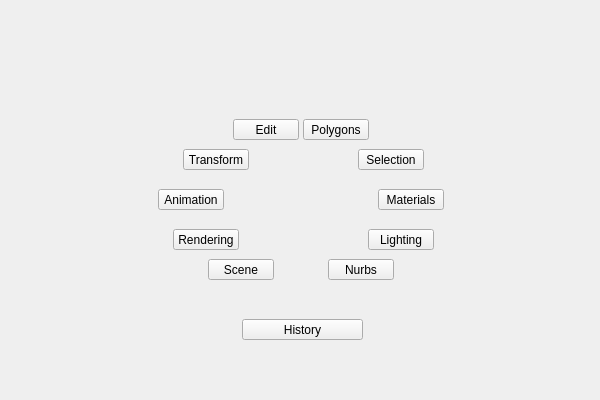
<?xml version="1.0" encoding="UTF-8"?>
<ui version="4.0">
 <class>QtUi</class>
 <widget class="QMainWindow" name="QtUi">
  <property name="enabled">
   <bool>true</bool>
  </property>
  <property name="geometry">
   <rect>
    <x>0</x>
    <y>0</y>
    <width>600</width>
    <height>400</height>
   </rect>
  </property>
  <property name="sizePolicy">
   <sizepolicy hsizetype="Ignored" vsizetype="Ignored">
    <horstretch>0</horstretch>
    <verstretch>0</verstretch>
   </sizepolicy>
  </property>
  <property name="minimumSize">
   <size>
    <width>0</width>
    <height>0</height>
   </size>
  </property>
  <property name="maximumSize">
   <size>
    <width>16777215</width>
    <height>16777215</height>
   </size>
  </property>
  <property name="cursor">
   <cursorShape>ArrowCursor</cursorShape>
  </property>
  <property name="windowTitle">
   <string>Toolkit</string>
  </property>
  <property name="whatsThis">
   <string>main</string>
  </property>
  <property name="toolButtonStyle">
   <enum>Qt::ToolButtonIconOnly</enum>
  </property>
  <property name="tabShape">
   <enum>QTabWidget::Triangular</enum>
  </property>
  <property name="dockNestingEnabled">
   <bool>true</bool>
  </property>
  <property name="dockOptions">
   <set>QMainWindow::AllowNestedDocks|QMainWindow::AllowTabbedDocks|QMainWindow::AnimatedDocks|QMainWindow::ForceTabbedDocks</set>
  </property>
  <widget class="QWidget" name="mainWindow">
   <property name="sizePolicy">
    <sizepolicy hsizetype="Ignored" vsizetype="Ignored">
     <horstretch>0</horstretch>
     <verstretch>0</verstretch>
    </sizepolicy>
   </property>
   <layout class="QGridLayout" name="gridLayout">
    <item row="0" column="0">
     <widget class="QWidget" name="staticWindow" native="true">
      <widget class="QWidget" name="w002" native="true">
       <property name="geometry">
        <rect>
         <x>138</x>
         <y>280</y>
         <width>306</width>
         <height>101</height>
        </rect>
       </property>
       <widget class="QPushButton" name="i000">
        <property name="geometry">
         <rect>
          <x>95</x>
          <y>30</y>
          <width>121</width>
          <height>21</height>
         </rect>
        </property>
        <property name="minimumSize">
         <size>
          <width>0</width>
          <height>21</height>
         </size>
        </property>
        <property name="maximumSize">
         <size>
          <width>16777215</width>
          <height>21</height>
         </size>
        </property>
        <property name="whatsThis">
         <string>main_lower</string>
        </property>
        <property name="text">
         <string>History</string>
        </property>
       </widget>
      </widget>
      <widget class="QWidget" name="main" native="true">
       <property name="geometry">
        <rect>
         <x>139</x>
         <y>110</y>
         <width>306</width>
         <height>161</height>
        </rect>
       </property>
       <widget class="QPushButton" name="i010">
        <property name="geometry">
         <rect>
          <x>155</x>
          <y>0</y>
          <width>66</width>
          <height>21</height>
         </rect>
        </property>
        <property name="minimumSize">
         <size>
          <width>0</width>
          <height>21</height>
         </size>
        </property>
        <property name="maximumSize">
         <size>
          <width>16777215</width>
          <height>21</height>
         </size>
        </property>
        <property name="whatsThis">
         <string>polygons</string>
        </property>
        <property name="text">
         <string>Polygons</string>
        </property>
       </widget>
       <widget class="QPushButton" name="i012">
        <property name="geometry">
         <rect>
          <x>230</x>
          <y>70</y>
          <width>66</width>
          <height>21</height>
         </rect>
        </property>
        <property name="minimumSize">
         <size>
          <width>0</width>
          <height>21</height>
         </size>
        </property>
        <property name="maximumSize">
         <size>
          <width>16777215</width>
          <height>21</height>
         </size>
        </property>
        <property name="whatsThis">
         <string>materials</string>
        </property>
        <property name="text">
         <string>Materials</string>
        </property>
       </widget>
       <widget class="QPushButton" name="i013">
        <property name="geometry">
         <rect>
          <x>10</x>
          <y>70</y>
          <width>66</width>
          <height>21</height>
         </rect>
        </property>
        <property name="minimumSize">
         <size>
          <width>0</width>
          <height>21</height>
         </size>
        </property>
        <property name="maximumSize">
         <size>
          <width>16777215</width>
          <height>21</height>
         </size>
        </property>
        <property name="whatsThis">
         <string>animation</string>
        </property>
        <property name="text">
         <string>Animation</string>
        </property>
       </widget>
       <widget class="QPushButton" name="i009">
        <property name="geometry">
         <rect>
          <x>210</x>
          <y>30</y>
          <width>66</width>
          <height>21</height>
         </rect>
        </property>
        <property name="minimumSize">
         <size>
          <width>0</width>
          <height>21</height>
         </size>
        </property>
        <property name="maximumSize">
         <size>
          <width>16777215</width>
          <height>21</height>
         </size>
        </property>
        <property name="whatsThis">
         <string>selection</string>
        </property>
        <property name="text">
         <string>Selection</string>
        </property>
       </widget>
       <widget class="QPushButton" name="i008">
        <property name="geometry">
         <rect>
          <x>35</x>
          <y>30</y>
          <width>66</width>
          <height>21</height>
         </rect>
        </property>
        <property name="minimumSize">
         <size>
          <width>0</width>
          <height>21</height>
         </size>
        </property>
        <property name="maximumSize">
         <size>
          <width>16777215</width>
          <height>21</height>
         </size>
        </property>
        <property name="whatsThis">
         <string>transform</string>
        </property>
        <property name="text">
         <string>Transform</string>
        </property>
       </widget>
       <widget class="QPushButton" name="i007">
        <property name="geometry">
         <rect>
          <x>85</x>
          <y>0</y>
          <width>66</width>
          <height>21</height>
         </rect>
        </property>
        <property name="minimumSize">
         <size>
          <width>0</width>
          <height>21</height>
         </size>
        </property>
        <property name="maximumSize">
         <size>
          <width>16777215</width>
          <height>21</height>
         </size>
        </property>
        <property name="whatsThis">
         <string>edit</string>
        </property>
        <property name="text">
         <string>Edit</string>
        </property>
       </widget>
       <widget class="QPushButton" name="i011">
        <property name="geometry">
         <rect>
          <x>180</x>
          <y>140</y>
          <width>66</width>
          <height>21</height>
         </rect>
        </property>
        <property name="minimumSize">
         <size>
          <width>0</width>
          <height>21</height>
         </size>
        </property>
        <property name="maximumSize">
         <size>
          <width>16777215</width>
          <height>21</height>
         </size>
        </property>
        <property name="whatsThis">
         <string>nurbs</string>
        </property>
        <property name="text">
         <string>Nurbs</string>
        </property>
       </widget>
       <widget class="QPushButton" name="i014">
        <property name="geometry">
         <rect>
          <x>220</x>
          <y>110</y>
          <width>66</width>
          <height>21</height>
         </rect>
        </property>
        <property name="minimumSize">
         <size>
          <width>0</width>
          <height>21</height>
         </size>
        </property>
        <property name="maximumSize">
         <size>
          <width>16777215</width>
          <height>21</height>
         </size>
        </property>
        <property name="whatsThis">
         <string>lighting</string>
        </property>
        <property name="text">
         <string>Lighting</string>
        </property>
       </widget>
       <widget class="QPushButton" name="i015">
        <property name="geometry">
         <rect>
          <x>25</x>
          <y>110</y>
          <width>66</width>
          <height>21</height>
         </rect>
        </property>
        <property name="minimumSize">
         <size>
          <width>0</width>
          <height>21</height>
         </size>
        </property>
        <property name="maximumSize">
         <size>
          <width>16777215</width>
          <height>21</height>
         </size>
        </property>
        <property name="whatsThis">
         <string>rendering</string>
        </property>
        <property name="text">
         <string>Rendering</string>
        </property>
       </widget>
       <widget class="QPushButton" name="i003">
        <property name="geometry">
         <rect>
          <x>60</x>
          <y>140</y>
          <width>66</width>
          <height>21</height>
         </rect>
        </property>
        <property name="minimumSize">
         <size>
          <width>0</width>
          <height>21</height>
         </size>
        </property>
        <property name="maximumSize">
         <size>
          <width>16777215</width>
          <height>21</height>
         </size>
        </property>
        <property name="whatsThis">
         <string>scene</string>
        </property>
        <property name="text">
         <string>Scene</string>
        </property>
       </widget>
      </widget>
      <widget class="QWidget" name="w000" native="true">
       <property name="geometry">
        <rect>
         <x>139</x>
         <y>0</y>
         <width>306</width>
         <height>101</height>
        </rect>
       </property>
       <property name="whatsThis">
        <string>main_lower</string>
       </property>
      </widget>
      <widget class="QWidget" name="w001" native="true">
       <property name="geometry">
        <rect>
         <x>440</x>
         <y>50</y>
         <width>146</width>
         <height>291</height>
        </rect>
       </property>
      </widget>
      <widget class="QWidget" name="w003" native="true">
       <property name="geometry">
        <rect>
         <x>-5</x>
         <y>50</y>
         <width>141</width>
         <height>291</height>
        </rect>
       </property>
      </widget>
     </widget>
    </item>
   </layout>
  </widget>
 </widget>
 <resources/>
 <connections/>
 <designerdata>
  <property name="gridDeltaX">
   <number>5</number>
  </property>
  <property name="gridDeltaY">
   <number>10</number>
  </property>
  <property name="gridSnapX">
   <bool>true</bool>
  </property>
  <property name="gridSnapY">
   <bool>true</bool>
  </property>
  <property name="gridVisible">
   <bool>true</bool>
  </property>
 </designerdata>
</ui>
